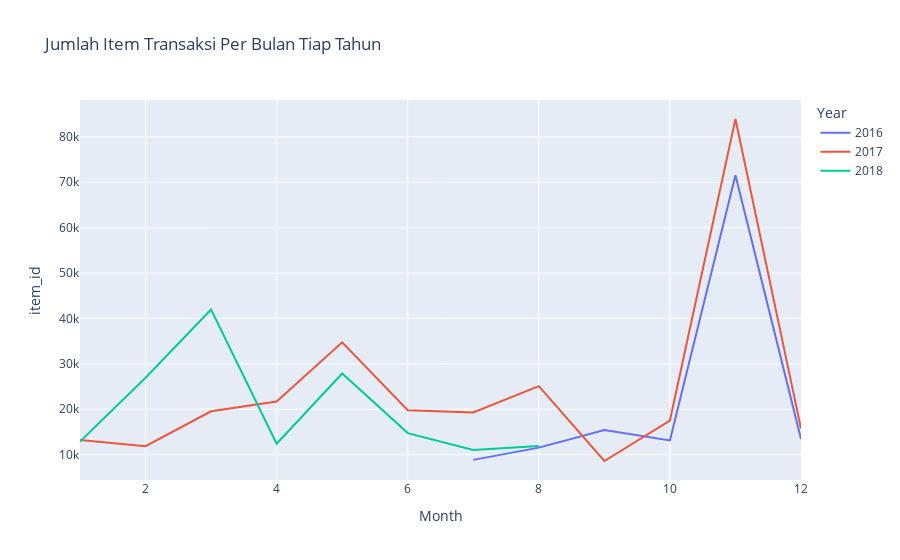

The cell this chart's notebook holds for it:
### Code cell
fig = px.line(df_line1, x='Month', y='item_id', color='Year', title='Jumlah Item Transaksi Per Bulan Tiap Tahun')
fig.show()

### Figure 1 — Plotly figure (JSON) as saved in the notebook; plotly's stock layout.template omitted (floating-point values rounded to 4 significant figures)
{"data": [{"hovertemplate": "Year=2016<br>Month=%{x}<br>item_id=%{y}<extra></extra>", "legendgroup": "2016", "line": {"color": "#636efa", "dash": "solid"}, "marker": {"symbol": "circle"}, "mode": "lines", "name": "2016", "orientation": "v", "showlegend": true, "type": "scatter", "x": [7, 8, 9, 10, 11, 12], "xaxis": "x", "y": [8837, 11535, 15433, 13124, 71528, 13452], "yaxis": "y"}, {"hovertemplate": "Year=2017<br>Month=%{x}<br>item_id=%{y}<extra></extra>", "legendgroup": "2017", "line": {"color": "#EF553B", "dash": "solid"}, "marker": {"symbol": "circle"}, "mode": "lines", "name": "2017", "orientation": "v", "showlegend": true, "type": "scatter", "x": [1, 2, 3, 4, 5, 6, 7, 8, 9, 10, 11, 12], "xaxis": "x", "y": [13195, 11861, 19534, 21678, 34736, 19793, 19275, 25083, 8591, 17499, 83928, 15747], "yaxis": "y"}, {"hovertemplate": "Year=2018<br>Month=%{x}<br>item_id=%{y}<extra></extra>", "legendgroup": "2018", "line": {"color": "#00cc96", "dash": "solid"}, "marker": {"symbol": "circle"}, "mode": "lines", "name": "2018", "orientation": "v", "showlegend": true, "type": "scatter", "x": [1, 2, 3, 4, 5, 6, 7, 8], "xaxis": "x", "y": [12868, 26916, 41948, 12413, 27867, 14737, 11039, 11896], "yaxis": "y"}], "layout": {"legend": {"title": {"text": "Year"}, "tracegroupgap": 0}, "title": {"text": "Jumlah Item Transaksi Per Bulan Tiap Tahun"}, "xaxis": {"anchor": "y", "domain": [0, 1], "title": {"text": "Month"}}, "yaxis": {"anchor": "x", "domain": [0, 1], "title": {"text": "item_id"}}}}
